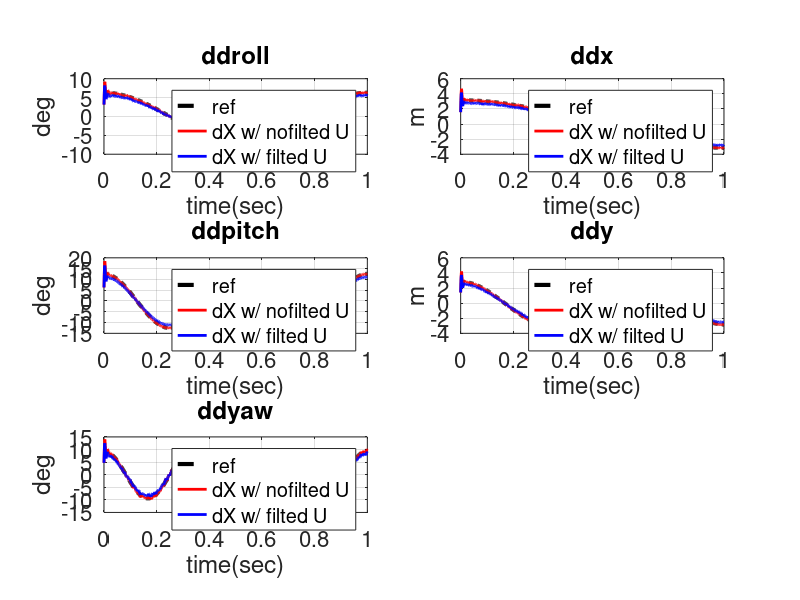

This figure's MATLAB source:
%  save('current_filter_analysis.mat','t','ref','nofiltered','filtered')
load current_filter_analysis.mat

%current filter cut off frequency : 10Hz

figure;
set(gcf, 'position', [20, 50, 1000, 1200])
subplot(3,2,1)
plot(t,ref(:,1),'--k','LineWidth',3)
hold on
plot(t,nofiltered(:,1),'r','LineWidth',2)
plot(t,filtered(:,1),'b','LineWidth',2)
grid on
xlabel('time(sec)')
ylabel('deg')
title('ddroll')
set(gca,'fontsize', 16);
legend('ref','dX w/ nofilted U', 'dX w/ filted U')

subplot(3,2,3)
plot(t,ref(:,2),'--k','LineWidth',3)
hold on
plot(t,nofiltered(:,2),'r','LineWidth',2)
plot(t,filtered(:,2),'b','LineWidth',2)
grid on
xlabel('time(sec)')
ylabel('deg')
title('ddpitch')
set(gca,'fontsize', 16);
legend('ref','dX w/ nofilted U', 'dX w/ filted U')

subplot(3,2,5)
plot(t,ref(:,3),'--k','LineWidth',3)
hold on
plot(t,nofiltered(:,3),'r','LineWidth',2)
plot(t,filtered(:,3),'b','LineWidth',2)
grid on
xlabel('time(sec)')
ylabel('deg')
title('ddyaw')
set(gca,'fontsize', 16);
legend('ref','dX w/ nofilted U', 'dX w/ filted U')

subplot(3,2,2)
plot(t,ref(:,4),'--k','LineWidth',3)
hold on
plot(t,nofiltered(:,4),'r','LineWidth',2)
plot(t,filtered(:,4),'b','LineWidth',2)
grid on
xlabel('time(sec)')
ylabel('m')
title('ddx')
set(gca,'fontsize', 16);
legend('ref','dX w/ nofilted U', 'dX w/ filted U')

subplot(3,2,4)
plot(t,ref(:,5),'--k','LineWidth',3)
hold on
plot(t,nofiltered(:,5),'r','LineWidth',2)
plot(t,filtered(:,5),'b','LineWidth',2)
grid on
xlabel('time(sec)')
ylabel('m')
title('ddy')
set(gca,'fontsize', 16);
legend('ref','dX w/ nofilted U', 'dX w/ filted U')